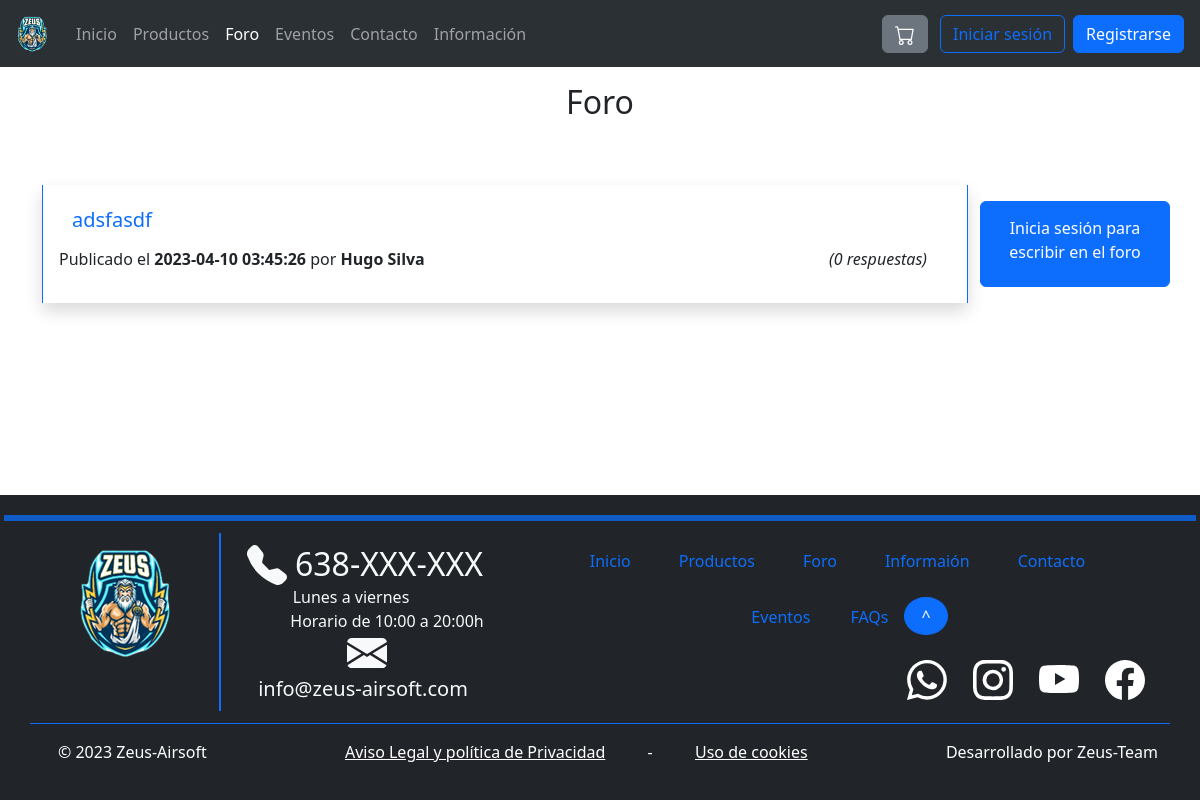
The app's page /forum.php, older data.
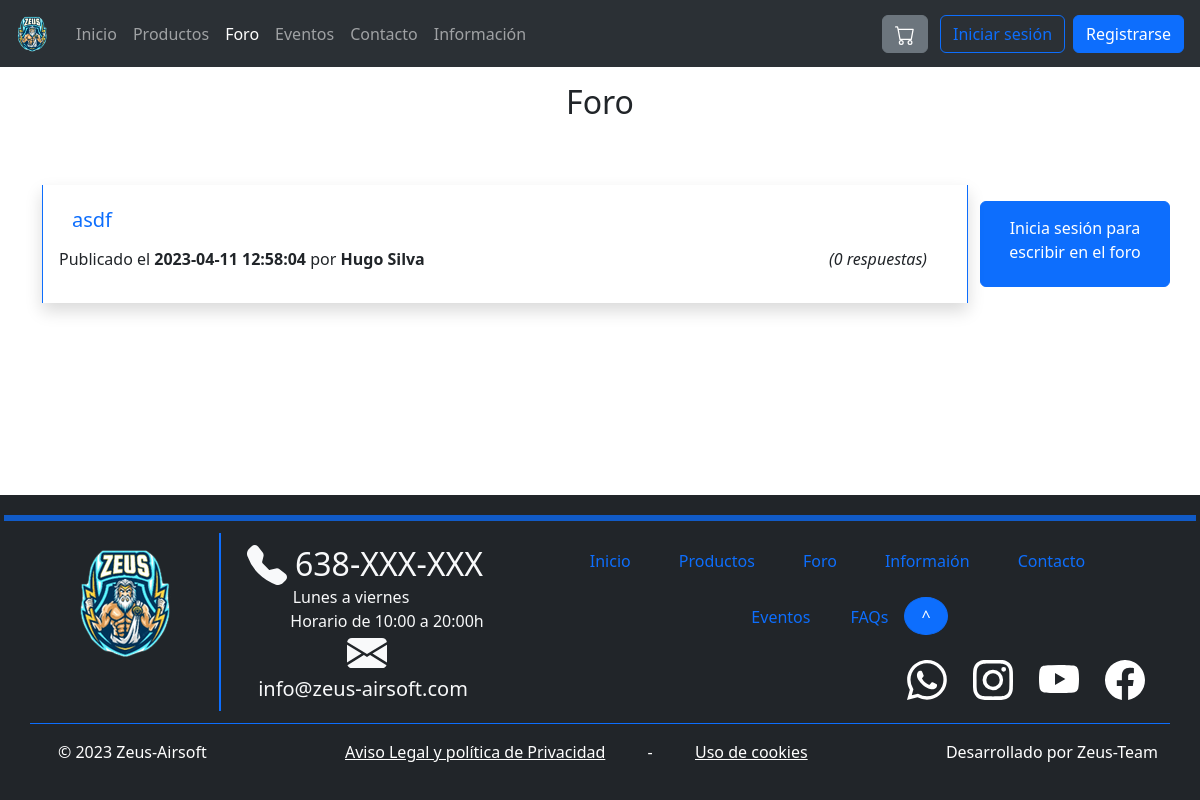
The same page, newer data.
### tables this page shows
CREATE TABLE `questions` (
  `id` int(11) NOT NULL,
  `title` varchar(255) NOT NULL,
  `message` text DEFAULT NULL,
  `creationDate` datetime NOT NULL DEFAULT current_timestamp()
);

CREATE TABLE `users` (
  `id` int(11) NOT NULL,
  `name` varchar(32) NOT NULL,
  `surname` varchar(64) NOT NULL,
  `email` varchar(320) NOT NULL,
  `passwordHash` char(60) NOT NULL
);

### includes/config.php (called while the page is built, shortened)
<?php
spl_autoload_register(function ($class) {
	$namespaceLength = strlen(NAMESPACE_PREFIX);
	$relativeClass = substr($class, $namespaceLength);
	$file = INCLUDES_ROOT . '/' . str_replace('\\', '/', $relativeClass) . '.php';
});

### includes/database/databaseProxy.php (called while the page is built, shortened)
<?php
require_once 'includes/config.php';
class DatabaseProxy
{
    private $m_Connection;
    public function __construct($databaseOptions = array())
    {
        $databaseOptions = array_merge(self::DEFAULT_OPTIONS, $databaseOptions);
        $host = $databaseOptions[self::HOST_KEY];
        $name = $databaseOptions[self::DATABASE_NAME_KEY];
        $username = $databaseOptions[self::USERNAME_KEY];
        $password = $databaseOptions[self::PASSWORD_KEY];
        $PDOOptions = $databaseOptions[self::PDO_OPTIONS_KEY];
        try {
            $this->m_Connection = new PDO("mysql:host=$host;dbname=$name", $username, $password, $PDOOptions);
        } catch (PDOException $e) {
            die('PDO connection error: ' . $e->getMessage());
        }
    }
    public function prepare($query)
    {
        return $this->m_Connection->prepare($query);
    }
}

### includes/Application.php (called while the page is built, shortened)
<?php
require_once 'includes/config.php';
class Application
{
    private static $s_Instance;
    private $m_DatabaseProxy;
    private function __construct()
    {
        $this->m_DatabaseProxy = new DatabaseProxy();
    }
    public static function getInstance() : Application
    {
        if (!isset(self::$s_Instance))
            self::$s_Instance = new Application();
        return self::$s_Instance;
    }
    public function getDatabaseProxy() : DatabaseProxy
    {
        return $this->m_DatabaseProxy;
    }
}

### includes/DAO/DAO.php (called while the page is built, shortened)
<?php
require_once 'includes/config.php';
abstract class DAO
{
    protected $m_TableName;
    protected $m_DatabaseProxy;
    public function __construct($tableName)
    {
        $this->m_TableName = $tableName;
        $this->m_DatabaseProxy = Application::getInstance()->getDatabaseProxy();
    }
    public function read($id = null, $filters = array()): array
    {
        $filterConstraint = " WHERE ";
        $filterKeys = array_keys($filters);
        $numFilters = count($filters);
        for ($i = 0; $i < $numFilters; ++$i) {
            $filterConstraint .= "{$filterKeys[$i]} = :{$filterKeys[$i]}";
            if ($i < $numFilters - 1)
                $filterConstraint .= ' AND ';
        }
        $query = "SELECT * FROM {$this->m_TableName}" . ($numFilters > 0 ? $filterConstraint : '');
        $statement = $this->m_DatabaseProxy->prepare($query);
        $statement->execute();
        $results = array();
        foreach ($statement as $result)
            array_push($results, $this->createDTOFromArray($result));
        return $results;
    }
}

### includes/DAO/questionDAO.php (called while the page is built, shortened)
<?php
require_once 'includes/config.php';
class QuestionDAO extends DAO
{
    public function getQuestionAuthor($questionID): array
    {
        $query = "SELECT * FROM users u INNER JOIN users_questions uq ON u.id = uq.userID WHERE uq.questionID = :questionID;";
        $statement = $this->m_DatabaseProxy->prepare($query);
        $statement->bindParam(':questionID', $questionID);
        $statement->execute();
        $results = array();
        $userDAO = new UserDAO();
        foreach ($statement as $result) {
            array_push($results, $userDAO->createDTOFromArray($result));
        }
        return $results;
    }
    protected function createDTOFromArray($array): DTO
    {
        $id = $array[self::ID_KEY];
        $title = $array[self::TITLE_KEY];
        $message = $array[self::MESSAGE_KEY];
        $creationDate = $array[self::CREATION_DATE_KEY];
        return new QuestionDTO($id, $title, $message, $creationDate);
    }
}

### includes/DTO/questionDTO.php (called while the page is built, shortened)
<?php
require_once 'includes/config.php';
class QuestionDTO extends DTO
{
    private $m_ID;
    private $m_Title;
    private $m_Date;
    public function __construct($id, $title, $message, $date)
    {
        $this->m_ID = $id;
        $this->m_Title = $title;
        $this->m_Date = $date;
    }
    public function getID()
    {
        return $this->m_ID;
    }
    public function getTitle()
    {
        return $this->m_Title;
    }
    public function getCreationDate()
    {
        return $this->m_Date;
    }
}

### includes/DAO/UserDAO.php (called while the page is built, shortened)
<?php
require_once 'includes/config.php';
class UserDAO extends DAO
{
    protected function createDTOFromArray($array): DTO
    {
        $id = $array[self::ID_KEY] ?? -1;
        $name = $array[self::NAME_KEY];
        $surname = $array[self::SURNAME_KEY];
        $email = $array[self::EMAIL_KEY];
        $passwordHash = $array[self::PASSWORD_HASH_KEY];
        return new UserDTO($id, $name, $surname, $email, $passwordHash);
    }
}

### includes/DTO/userDTO.php (called while the page is built, shortened)
<?php
require_once 'includes/config.php';
class UserDTO extends DTO
{
    private $m_Name;
    private $m_Surname;
    public function __construct($id, $name, $surname, $email, $passwordHash)
    {
        $this->m_Name = $name;
        $this->m_Surname = $surname;
    }
    public function getName()
    {
        return $this->m_Name;
    }
    public function getSurname(){
        return $this->m_Surname;
    }
}

### forum.php (the view, shortened to what the rows shown need)
<?php
require_once 'includes/config.php';
$questionDAO = new QuestionDAO;
$questions = $questionDAO->read();
$isDisabled = !isset($_SESSION["user"]) ? " disabled" : "";
$answerDAO = new AnswerDAO;
$numAnswers = count($answerDAO->read());
?>
<div class="container">
    <h2 class="m-3 d-flex justify-content-center">Foro</h2>
    <div class="row">
        <?php if (!isset($questions) || empty($questions)) : ?>
            <fieldset class="col-12"<?= $isDisabled ?>>
                <div class="row d-flex justify-content-center">
                    <h5>El foro está vacío</h5>
                    <a class="btn btn-primary w-100 m-3" href="ask-question.php" role="button">
                    <p class="pt-3"><?= !isset($_SESSION["user"]) ? "Inicia sesión para escribir en el foro" : "Haz una pregunta" ?></p>
                    </a>
                </div>
            </fieldset>
        <?php else : ?>
            <div class="col-10 mb-3">
                <?php foreach ($questions as $question) : ?>
                    <div class="card row-hover pos-relative py-3 px-3 mb-3 border-primary border-top-0 border-bottom-0 rounded-0 shadow">
                        <div class="row d-flex align-items-center">
                            <form action="question.php" method="get">
                                <?php $questionAuthor = $questionDAO->getQuestionAuthor($question->getID())[0]->getName() . " " . $questionDAO->getQuestionAuthor($question->getID())[0]->getSurname(); ?>
                                <button type="submit" class="btn btn-link text-primary text-decoration-none">
                                    <h5><?= $question->getTitle(); ?></h5>
                                </button>
                            </form>
                            <div class="row">
                                <div class="col d-flex justify-content-start">
                                    <p class="text-sm"><span class="op-6">Publicado el <b><?= $question->getCreationDate() ?></b> por <b><?= $questionAuthor ?></b></span></p>
                                </div>
                                <div class="col d-flex justify-content-end">
                                    <i>(<?= $numAnswers; ?><?php $numAnswers == 1 ? print(" respuesta") : print(" respuestas") ?>)</i>
                                </div>
                            </div>
                        </div>
                    </div>
                <?php endforeach ?>
            </div>
        <?php endif ?>
    </div>
</div>
<?php require_once PROJECT_ROOT . '/includes/templates/default_template.php'; ?>

Row changes from the older to the newer data that the page shows:
removed questions: title "adsfasdf", creationDate "2023-04-10 03:45:26", id.passwordHash "Hugo Silva"
added questions: title "asdf", creationDate "2023-04-11 12:58:04", id.passwordHash "Hugo Silva"
